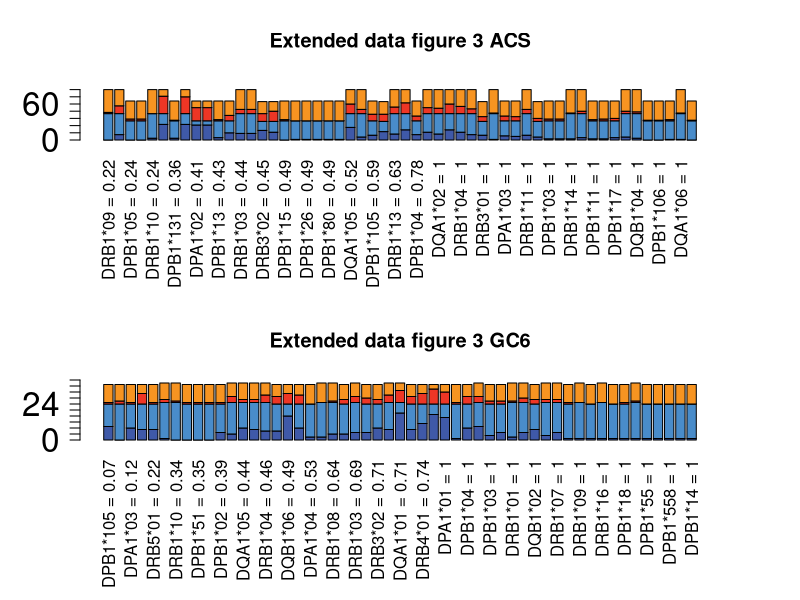

R code for this plot:
rm(list=ls())
graphics.off()

hla_association_data <- read.csv("Extended Data Figure 3.csv")

acs_hla_controller_vs_progressor_data <- subset(hla_association_data,hla_association_data$cohort=="ACS")
gc6_hla_controller_vs_progressor_data <- subset(hla_association_data,hla_association_data$cohort=="GC6")

acs_hla_controller_vs_progressor_data <- acs_hla_controller_vs_progressor_data[order(acs_hla_controller_vs_progressor_data$fisher_test_pvalue,decreasing = F),]
gc6_hla_controller_vs_progressor_data <- gc6_hla_controller_vs_progressor_data[order(gc6_hla_controller_vs_progressor_data$fisher_test_pvalue,decreasing = F),]

acs_hla_allele <- acs_hla_controller_vs_progressor_data[,1]
acs_hla_controller_vs_progressor_data <- t(acs_hla_controller_vs_progressor_data[,2:6])
colnames(acs_hla_controller_vs_progressor_data) <- acs_hla_allele
        
gc6_hla_allele <- gc6_hla_controller_vs_progressor_data[,1]
gc6_hla_controller_vs_progressor_data <- t(gc6_hla_controller_vs_progressor_data[,2:6])
colnames(gc6_hla_controller_vs_progressor_data) <- gc6_hla_allele

par(mfrow=c(2,1))
par(mar=c(8,4,4,4))
barplot(acs_hla_controller_vs_progressor_data[1:4,],las=2,col = c("#3f59a8","#498cca","#ee3625","#f79421"),las=2,ylim=c(0,100),yaxt="n",main = "Extended data figure 3 ACS",names.arg = paste(colnames(acs_hla_controller_vs_progressor_data[1:4,]),round(acs_hla_controller_vs_progressor_data[5,],digits = 2),sep = " = "))
axis(side = 2,at = seq(from=0,to=84,by=12),las=2,cex.axis=2)

barplot(gc6_hla_controller_vs_progressor_data[1:4,],las=2,col = c("#3f59a8","#498cca","#ee3625","#f79421"),las=2,ylim=c(0,40),yaxt="n",main = "Extended data figure 3 GC6",names.arg = paste(colnames(gc6_hla_controller_vs_progressor_data[1:4,]),round(gc6_hla_controller_vs_progressor_data[5,],digits = 2),sep = " = "))
axis(side = 2,at = seq(from=0,to=40,by=4),las=2,cex.axis=2)




